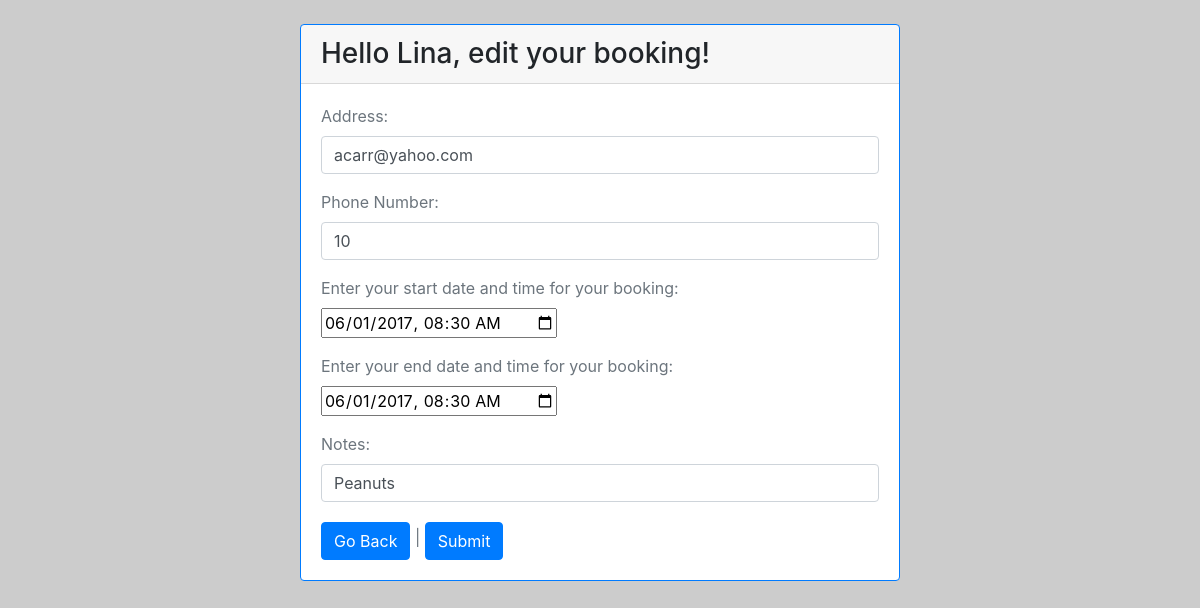
Screenshot of /book/edit/4 (signed in) with the database file from the repository.
### exam_app/models.py (models this page shows)
class User(models.Model):
    first_name = models.CharField(max_length=45)
    last_name = models.CharField(max_length=45)
    email = models.CharField(max_length=45)
    password = models.CharField(max_length=255)
    created_at = models.DateTimeField(auto_now_add=True)
    updated_at = models.DateTimeField(auto_now=True)
    objects=UserManager()

class Book(models.Model):
    address = models.CharField(max_length=255)
    phone = models.IntegerField()
    start = models.DateTimeField(max_length=45)
    end = models.DateTimeField(max_length=45)
    notes = models.CharField(max_length=255)
    creator = models.ForeignKey(User, related_name= "book")
    created_at = models.DateTimeField(auto_now_add=True)
    updated_at = models.DateTimeField(auto_now=True)
    objects=BookManager()

### exam_app/views.py (the view)
# urls.py: url(r'^book/edit/(?P<bookid>\d+)$', views.edit_book), # This allows us to change the job/description.
def edit_book(request, bookid):
    book = Book.objects.get(id=bookid)
    user = User.objects.get(id = request.session['user_id'])
    context={
        'user': user,
        "book": book
    }
    return render(request, 'edit.html', context)

### exam_app/templates/edit.html (shortened to what this page needs)
<!DOCTYPE html>
<html lang="en">
<head>
    <link rel="stylesheet" href="https://stackpath.bootstrapcdn.com/bootstrap/4.3.1/css/bootstrap.min.css"
>
</head>
<body>
    <div class="card border-primary w-50 mx-auto mt-4">
        <h3 class="card-header">Hello {{user.first_name}}, edit your booking!</h3>
        <div class="card-body text-secondary">
            <form action="/edit_book_process/{{book.id}}" method="POST">
                <div class="form-group">
                    <label for="address">Address:</label>
                    <input type="text" class="form-control" name="address" value="{{user.email}}">
                </div>
                <div class="form-group">
                    <label for="phone">Phone Number:</label>
                    <input type="text" class="form-control" name="phone" value={{book.phone}}>
                </div>
                <div class="form-group">
                    <label for="start">Enter your start date and time for your booking:</label>
                    <input id="start" type="datetime-local" name="start" value="2017-06-01T08:30">
                </div>
                <div class="form-group">
                    <label for="end">Enter your end date and time for your booking:</label>
                    <input id="end" type="datetime-local" name="end" value="2017-06-01T08:30">
                </div>
                <div class="form-group">
                    <label for="notes">Notes:</label>
                    <input type="text" class="form-control" name="notes" value="{{book.notes}}">
                </div>
                <footer>
                    <a href="/dash" class="btn btn-primary  mt-1">Go Back</a>
                    |
                    <button type="submit" class="btn btn-primary  mt-1">Submit</button>
                </footer>
            </form>
        </div>
    </div>
</body>
</html>

### exam_app/templates/edit.html (style rules this page uses)
body { background-image: url("exam_app\static\exam_app\img\nanny+icon.png"); background-color: #cccccc; }

### rows the page displays
User: first_name "Lina", address "acarr@yahoo.com"
Book: phone "10", notes "Peanuts"
